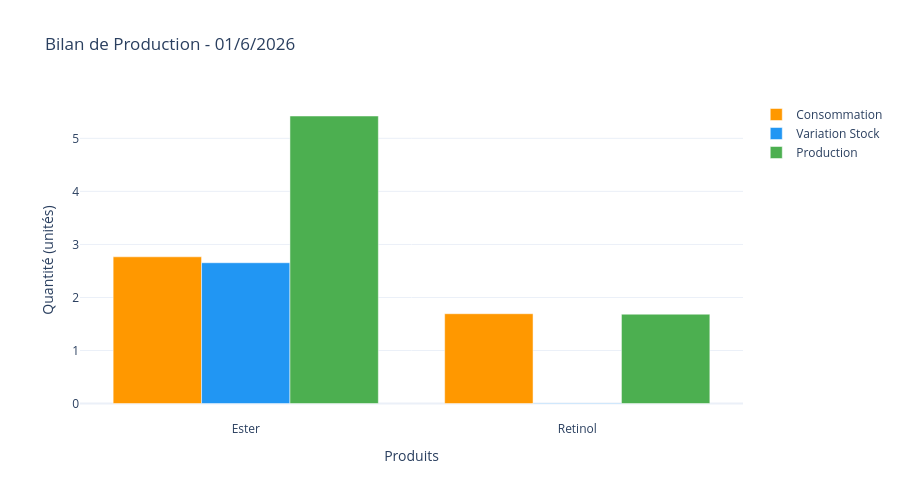

The notebook cell saved with this chart:
### Code cell
dashboard.afficher_bilan_journalier(jour=1, mois=6, annee=2026)

### Figure 1 — Plotly figure (JSON) as saved in the notebook; plotly's stock layout.template omitted (floating-point values rounded to 4 significant figures)
{"data": [{"marker": {"color": "#FF9800"}, "name": "Consommation", "type": "bar", "x": ["Ester", "Retinol"], "y": [2.767, 1.694]}, {"marker": {"color": "#2196F3"}, "name": "Variation Stock", "type": "bar", "x": ["Ester", "Retinol"], "y": [2.655, -0.008609]}, {"marker": {"color": "#4CAF50"}, "name": "Production", "type": "bar", "x": ["Ester", "Retinol"], "y": [5.422, 1.685]}], "layout": {"barmode": "group", "height": 500, "hovermode": "x unified", "title": {"text": "Bilan de Production - 01/6/2026"}, "xaxis": {"title": {"text": "Produits"}}, "yaxis": {"title": {"text": "Quantité (unités)"}}}}
